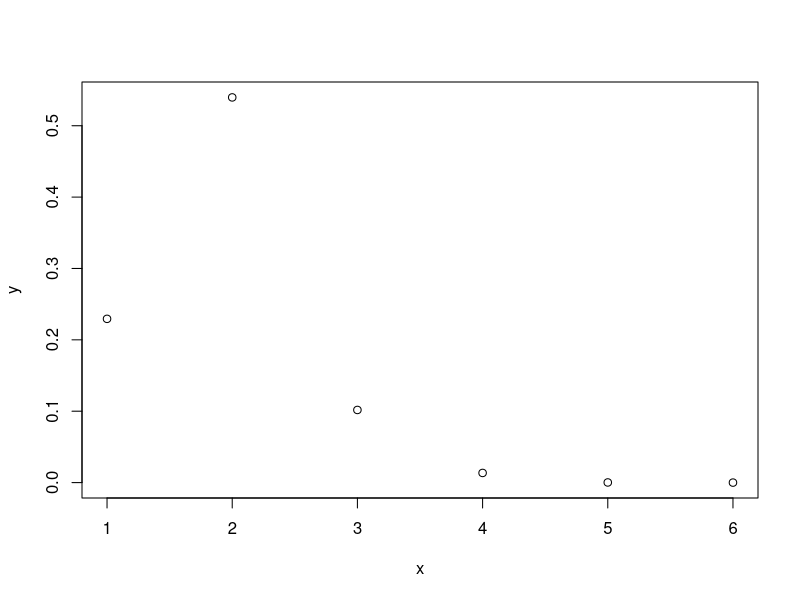
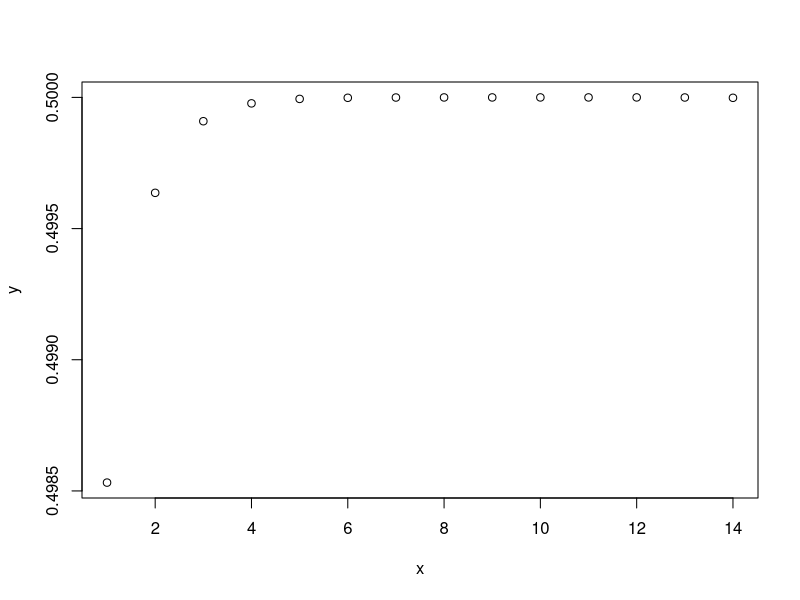
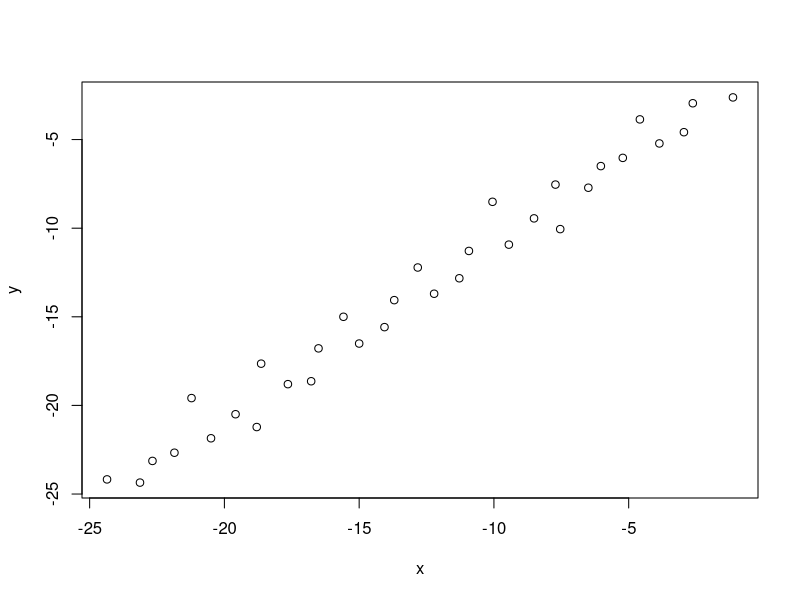
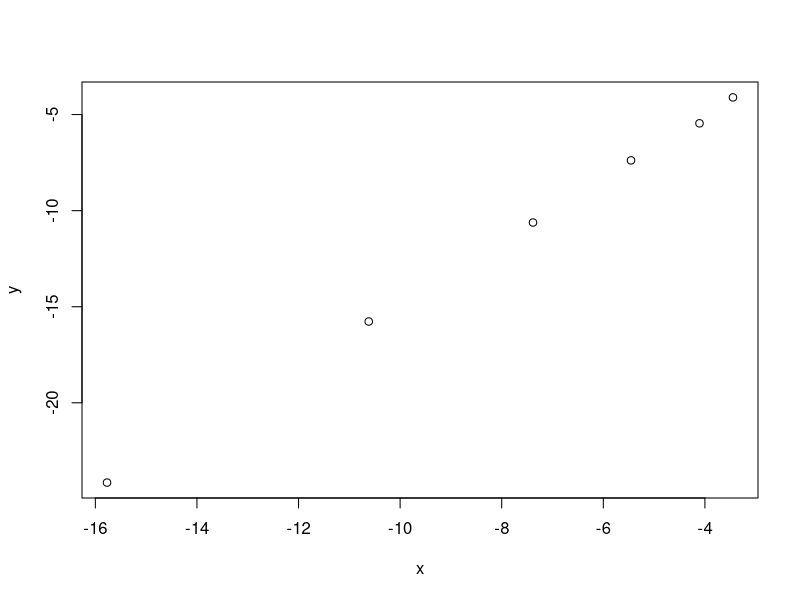

These charts were generated, in order, by the following R code:
## ---- chunk 1
log(10^8)/log(2)
## ---- chunk 2
f = function(x){
  return((cos(x))^2+sin(x)-1)
}
bisect = function(f,interval,tol=0.5*10^-10,max.its=40,verbose=FALSE){
  history = rep(NA, max.its)
  a = interval[1]
  b = interval[2]
  fa = f(a)
  fb = f(b)
  if (sign(fa)*sign(fb) >= 0 ) 
    stop("f(a)f(b)<0 not satisfied")
  for (j in 1:max.its){
    history[j] = (a+b)/2
    if ((b-a)/2 < tol) break
    fc = f(history[j])
    if (verbose==TRUE) {               # show values at each step for debugging
      print(j) 
      print(c(a,history[j],b,b-a))
    }
    if (fc == 0)  break
    if (sign(fc)*sign(fa) < 0) {
      b = history[j]
      fb = fc
    }
    else {
      a = history[j]
      fa = fc
    }
  }
  root=(a+b)/2
  return(list(root=root,history=history[!is.na(history)]))
}

options(digits = 9) 
interval <- c(2.5,3.5)
tol=0.5*10e-8
out=bisect(f,interval,tol=tol)
print(out$root)
print(out$history)
## ---- chunk 3
newton=function(x,its){
  res=x
  while (its>0) {
    x<-x-((cos(x))^2+sin(x)-1)/(-sin(2*x)+cos(x))
    res=c(res,x)
    its<-its-1
  }
  return(res)
}
x<-4.25
newton(x,50)
e<-abs((newton(x,50)-pi))
x=c(1:6)
y=e[2:7]/e[1:6]
plot(x,y)
## ---- chunk 4
x<-1.5
e<-abs((newton(x,50)-pi/2))
x=c(1:14)
y=e[2:15]/e[1:14]
plot(x,y)
e
## ---- chunk 5
f=function(x){
  A<-cbind(c(1,4,7,x),c(2,5,x,10),c(3,x,8,11),c(x,6,9,12))
  return(det(A)-1000)
}
6*log(10)/log(2)
options(digits = 7) 
interval <- c(9,10)
out=bisect(f,interval,max.its = 20)
print(out$root)
print(out$history)
## ---- chunk 6
x<-9.708299
f(x)+1000 # corresponding determinant 
f(x)
## ---- chunk 7
options(digits = 9) 
interval <- c(-18,-17)
out=bisect(f,interval)
print(out$root)
print(out$history)
## ---- chunk 8
x<--17.188498
f(x)+1000 # corresponding determinant 
f(x)
## ---- chunk 9
require(Matrix)
A=Hilbert(5)

f=function(x){
  A[1,1]<-x
  return(det(A-pi*diag(1,5,5)))
}
options(digits = 8) 
interval <- c(0,10)
out=bisect(f,interval)
print(out$root)
print(out$history)

A[1,1]<-2.948010
options(digits = 7)
max(eigen(A)$values)
## ---- chunk 10
my.sqrt=function(x){   # the number for square root finding
  f=function(t){      # t is the square root of x
    return(t^2-x)
  }
  return(bisect(f,c(0,10))$root)  # using bisection method get the t
}

my.sqrt(1)
my.sqrt(4)
my.sqrt(9)
my.sqrt(16)
## ---- chunk 11
f=function(r){
  return((r^3*(2*r^2+5*0.1^2))/(2*(r^2+0.1^2)^(5/2))-0.9)
}
options(digits=10)
out=bisect(f,c(0,1))
out
## ---- chunk 12
10*log(10)/log(2)
## ---- chunk 13
15*log(10)/log(2)
options(digits=18)
(actual=bisect(f,c(0,1),tol = 0.5*10e-19,max.its = 100))
## ---- chunk 14
aroot=0.177289179849030  # the root that has 15 correct decimals
(e<-(abs(out$history-aroot)))

x=log(e[1])
y=log(e[2])
for (i in 2:(length(e)-2)) {
  x=c(x,log(e[i]))
  y=c(y,log(e[i+1]))
}
plot(x,y)
lm(y~x)
## ---- chunk 15
secant.method <- function(f, x0, x1, tol = 0.5e-10, n = 100) {
  history = rep(NA, n) 
  for (i in 1:n) {
    x2 <- x1 - f(x1) / ((f(x1) - f(x0)) / (x1 - x0)) 
    if (abs(x2 - x1) < tol) {
      root=x2
      break
    }
    x0 <- x1
    x1 <- x2
    root=x2
    history=c(history,x2)
  }
  return(list(root=root,history=history[!is.na(history)]))
}
options(digits = 10)
(out=secant.method(f, 0, 0.1))
## ---- chunk 16
aroot=0.177289179849030  # the root that has 15 correct decimals
(e<-(abs(out$history-aroot)))
x=log(e[1:6])
y=log(e[2:7])
plot(x,y)
lm(y~x)
